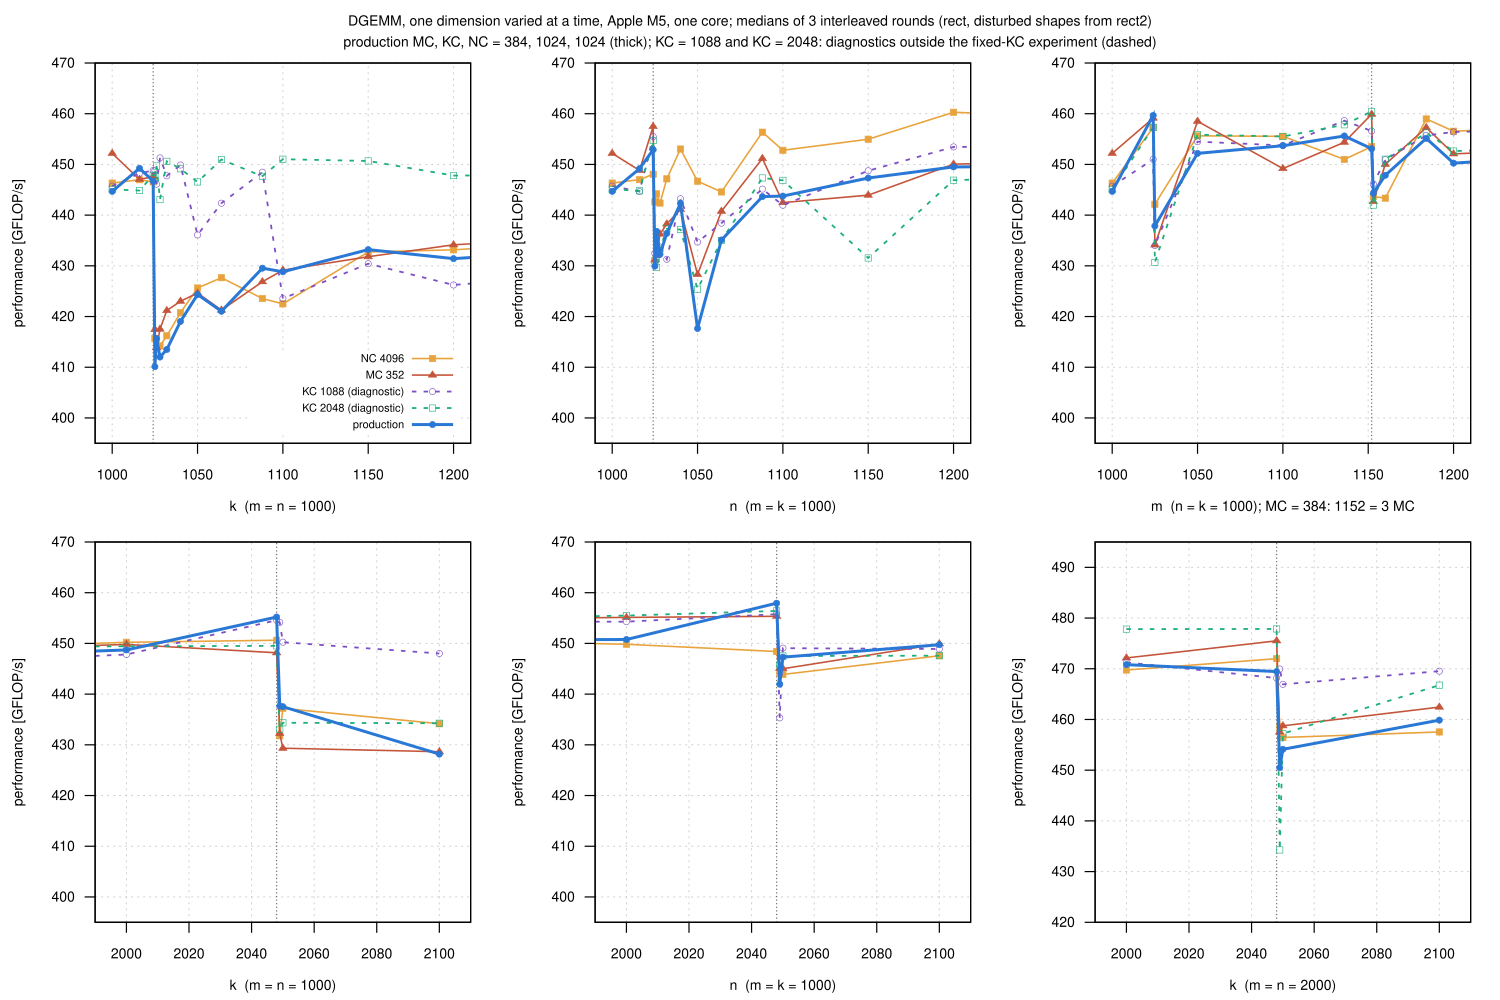

Here is the gnuplot script that generated this plot:
load "_style.gp"
set terminal svg size 1500,1000 dynamic enhanced font "Helvetica,14" background rgb "white"
set output "rect.svg"
set multiplot layout 2,3 title "DGEMM, one dimension varied at a time, Apple M5, one core; medians of 3 interleaved rounds (rect, disturbed shapes from rect2)\nproduction MC, KC, NC = 384, 1024, 1024 (thick); KC = 1088 and KC = 2048: diagnostics outside the fixed-KC experiment (dashed)" font ",14"
set ylabel "performance [GFLOP/s]"
set yrange [395:470]
F = D."rect-used.csv"
s(v, c) = (strcol("config") eq v && c) ? column("gflops") : NaN
array V[5] = ["b384_1024_4096", "b352_1024_1024", "b384_1088_1024", "b384_2048_1024", "b384_1024_1024"]
array T[5] = ["NC 4096", "MC 352", "KC 1088 (diagnostic)", "KC 2048 (diagnostic)", "production"]
array DT[5] = [1, 1, 2, 2, 1]
array LW[5] = [1.6, 1.6, 1.8, 1.8, 3.0]
array LC[5] = ["#e8a33d", "#c4553a", "#7d4fc4", "#1baf7a", "#2a78d6"]
array PT[5] = [5, 9, 6, 4, 7]
xm = "column(\"m\")"; xn = "column(\"n\")"; xk = "column(\"k\")"

# first row: around 1024
set xrange [990:1210]
set xtics 1000, 50, 1200
set arrow 1 from 1024, graph 0 to 1024, graph 1 nohead ls 9
set xlabel "k  (m = n = 1000)"
set key bottom right font ",11" spacing 1.0
plot for [i=1:5] F using "k":(s(V[i], column("m")==1000 && column("n")==1000)) with linespoints lw LW[i] lc rgb LC[i] dt DT[i] pt PT[i] ps 0.6 title T[i]
unset key
set xlabel "n  (m = k = 1000)"
plot for [i=1:5] F using "n":(s(V[i], column("m")==1000 && column("k")==1000)) with linespoints lw LW[i] lc rgb LC[i] dt DT[i] pt PT[i] ps 0.6 notitle
set xlabel "m  (n = k = 1000); MC = 384: 1152 = 3 MC"
set arrow 1 from 1152, graph 0 to 1152, graph 1 nohead ls 9
plot for [i=1:5] F using "m":(s(V[i], column("n")==1000 && column("k")==1000)) with linespoints lw LW[i] lc rgb LC[i] dt DT[i] pt PT[i] ps 0.6 notitle

# second row: around 2048
set xrange [1990:2110]
set xtics 2000, 20, 2100
set arrow 1 from 2048, graph 0 to 2048, graph 1 nohead ls 9
set xlabel "k  (m = n = 1000)"
plot for [i=1:5] F using "k":(s(V[i], column("m")==1000 && column("n")==1000)) with linespoints lw LW[i] lc rgb LC[i] dt DT[i] pt PT[i] ps 0.6 notitle
set xlabel "n  (m = k = 1000)"
plot for [i=1:5] F using "n":(s(V[i], column("m")==1000 && column("k")==1000)) with linespoints lw LW[i] lc rgb LC[i] dt DT[i] pt PT[i] ps 0.6 notitle
set xlabel "k  (m = n = 2000)"
set yrange [420:495]
plot for [i=1:5] F using "k":(s(V[i], column("m")==2000 && column("n")==2000)) with linespoints lw LW[i] lc rgb LC[i] dt DT[i] pt PT[i] ps 0.6 notitle
unset multiplot
